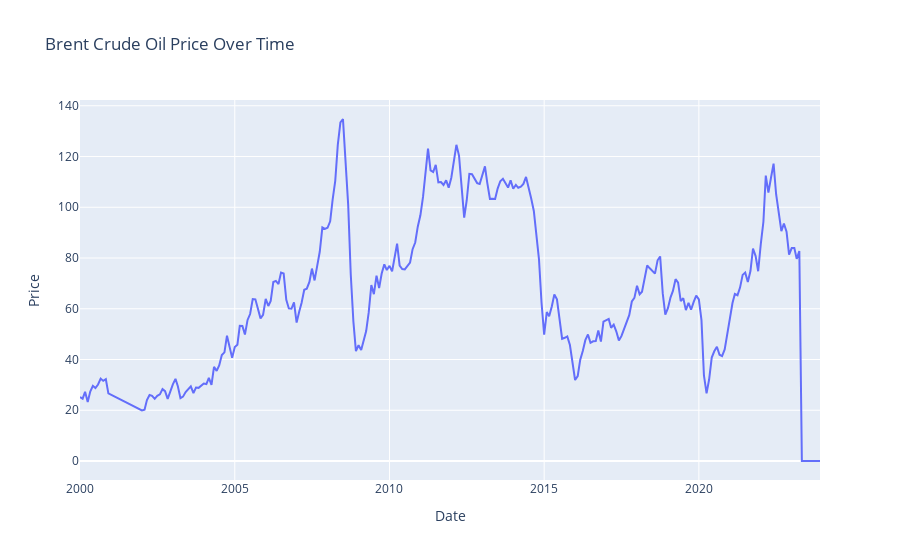

Here is the notebook cell this chart was saved with:
### Code cell
# Plot the data
fig = px.line(df, x=df.index, y='Price', title='Brent Crude Oil Price Over Time')
fig.show()

### Figure 1 — Plotly figure (JSON) as saved in the notebook; plotly's stock layout.template omitted (floating-point values rounded to 4 significant figures; data arrays with more than 128 entries replaced by an {"elided": "..."} marker saying what was removed)
{"data": [{"hovertemplate": "Date=%{x}<br>Price=%{y}<extra></extra>", "legendgroup": "", "line": {"color": "#636efa", "dash": "solid"}, "marker": {"symbol": "circle"}, "mode": "lines", "name": "", "orientation": "v", "showlegend": false, "type": "scatter", "x": {"elided": "276 str values"}, "xaxis": "x", "y": {"elided": "276 float values"}, "yaxis": "y"}], "layout": {"legend": {"tracegroupgap": 0}, "title": {"text": "Brent Crude Oil Price Over Time"}, "xaxis": {"anchor": "y", "domain": [0, 1], "title": {"text": "Date"}}, "yaxis": {"anchor": "x", "domain": [0, 1], "title": {"text": "Price"}}}}
